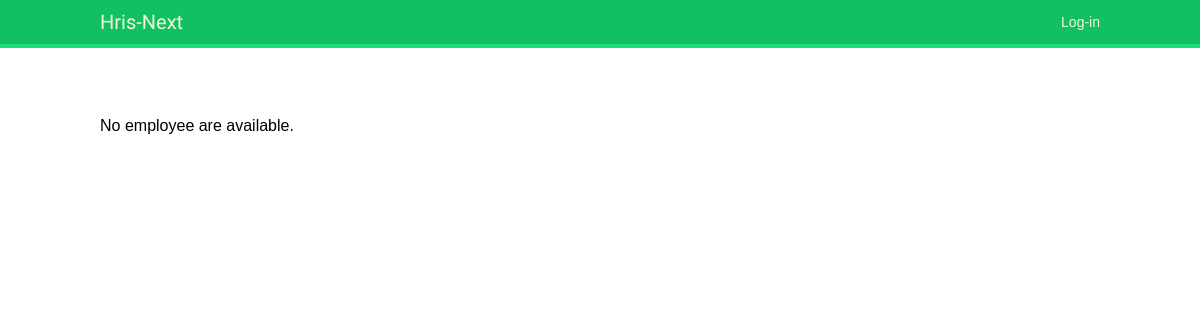
/hris/, run on an earlier commit of the app's database.
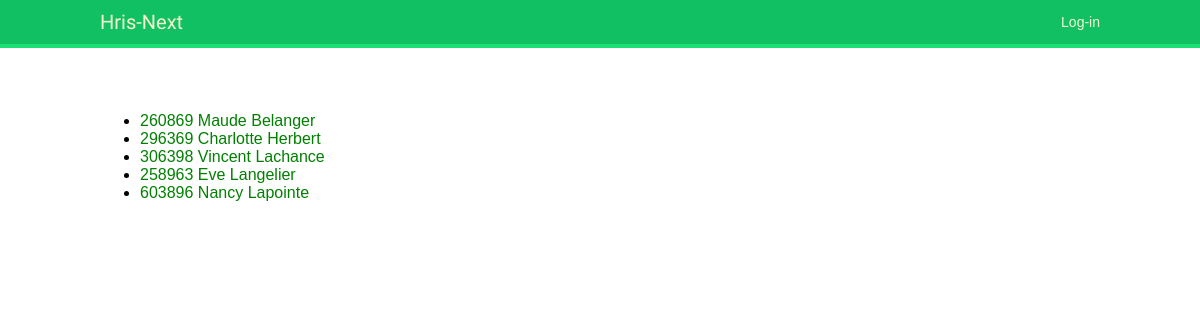
And on a later commit of the database.
### hris/models.py (models this page shows, shortened)
class Employee(models.Model):
    first_name = models.CharField(max_length=50, help_text='Enter employee\'s first name')
    last_name = models.CharField(max_length=50, help_text='Enter employee\'s last name')
    birthdate = models.DateField()
    sin_number = models.IntegerField()
    salary = models.DecimalField(max_digits = 16, decimal_places = 5)
    employee_number = models.IntegerField()
    hire_date = models.DateField()
    street_no = models.CharField(max_length=10, default=' ',help_text='Enter employee\'s address')
    street_name = models.CharField(max_length=50, default=' ',help_text='Enter employee\'s address')
    city = models.CharField(max_length=50, default=' ', help_text='Enter employee\'s address')
    post_code = models.CharField(max_length=7, default=' ',help_text='Enter employee\'s postal code')
    class Meta:
        ordering = ['last_name', 'first_name','birthdate']

### hris/views.py (the view)
# urls.py: path('', views.index, name='index'),
def index(request):
    latest_employees_list = Employee.objects.all()
    context = {
        'latest_employees_list' : latest_employees_list ,
    }
    return render(request, 'hris/index.html', context=context)

### hris/templates/hris/index.html
{% extends "base_generic.html" %}
{% load static %}
{% block content %}
<link rel="stylesheet" type="text/css" href="{% static 'hris/style.css' %}">
<br>
{% if latest_employees_list %}
    <ul>
    {% for employee in latest_employees_list %}
        <li><a href="{% url "hris:employee-detail" employee.id %}">{{ employee.employee_number }}  {{ employee.first_name }}  {{ employee.last_name }}</a></li>
    {% endfor %}
            <br>
    </ul>
{% else %}
    <p>No employee are available.</p>
{% endif %}
<br>
{% endblock %}

### templates/base_generic.html (shortened to what this page needs)
{% load static %}
<!DOCTYPE html>
<html>
<head>
  <link href="{% static "css/base.css" %}" rel="stylesheet">
</head>
<body>
  <div id="header">
    <span class="logo" <a href="{% url "hris:index" %}">Hris-Next</span>
    <span class="user">
      {% if request.user.is_authenticated %}
        Hello {{ request.user.first_name }},
        <a href="{% url "logout" %}">Logout</a>
      {% else %}
        <a href="{% url "login" %}">Log-in</a>
      {% endif %}
    </span>
  </div>
  <div id="content">
    {% block content %}
    {% endblock %}
  </div>
</body>
</html>

### static/css/base.css (style rules this page uses)
body { margin:0; padding:0; font-family:helvetica, sans-serif; }
a { color:#12c064; text-decoration:none; }
#header { padding:10px 100px; font-size:14px; background:#12c064; color:#fff; border-bottom:4px solid #1cdf78; overflow:auto; }
#header .logo { font-family: 'Muli', sans-serif; float:left; color:#f3f7cc; font-size:20px; margin-right:10%; }
#header a { color:#f3f7cc; }
#header .user { float:right; padding-top:4px; }
#content { padding:30px 100px; }

### static/hris/style.css (style rules this page uses)
li a { color: green; }
body { background: white url("images/background.gif") no-repeat; }

What changed in the data, as far as the page shows it:
added Employee: employee_number "260869", first_name "Maude", last_name "Belanger"
added Employee: employee_number "296369", first_name "Charlotte", last_name "Herbert"
added Employee: employee_number "306398", first_name "Vincent", last_name "Lachance"
added Employee: employee_number "258963", first_name "Eve", last_name "Langelier"
added Employee: employee_number "603896", first_name "Nancy", last_name "Lapointe"
Also different on the page:
text no longer shown: "No employee are available."
